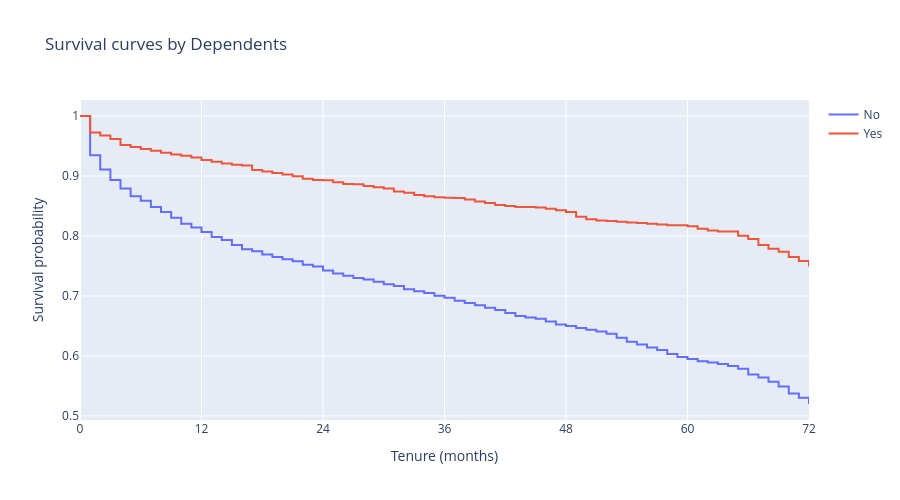

Notebook source saved alongside this figure:
### Markdown cell above
**Findings**  
Those who use paperless billing are far less likely to stick around after even one year (81% vs 88%) and after two years, the difference is even greater (74% vs 86%).

### Code cell
plot_kmf('Dependents')
